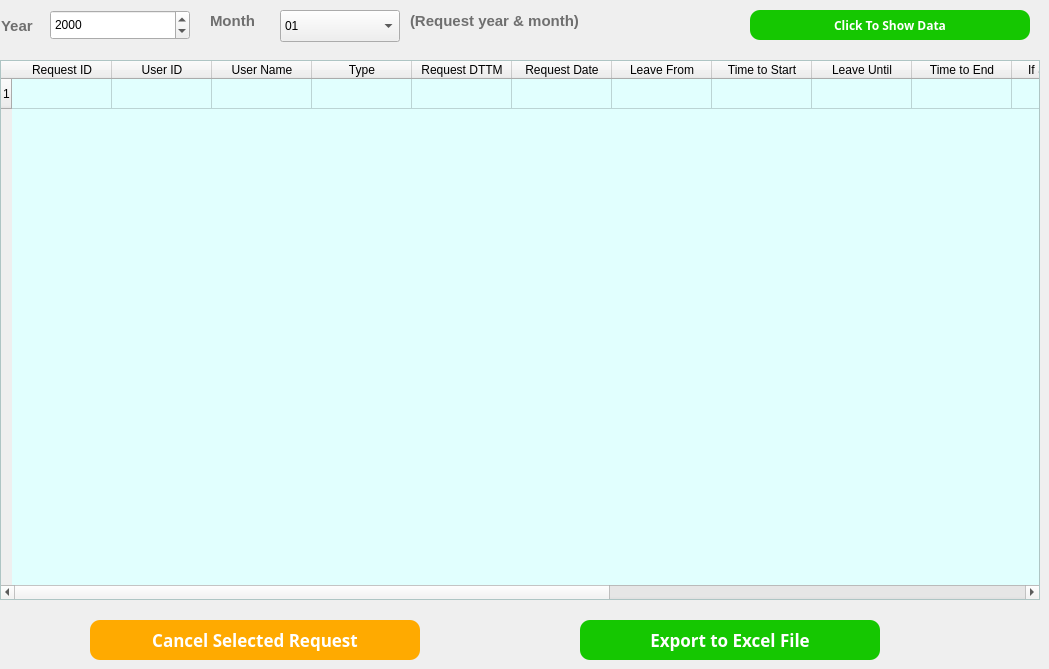
    <widget class="QWidget" name="tab_3">
     <attribute name="title">
      <string>Summary</string>
     </attribute>
     <widget class="QLabel" name="label_39">
      <property name="geometry">
       <rect>
        <x>1</x>
        <y>5</y>
        <width>50</width>
        <height>41</height>
       </rect>
      </property>
      <property name="font">
       <font>
        <family>Microsoft JhengHei UI</family>
        <pointsize>11</pointsize>
        <weight>75</weight>
        <bold>true</bold>
       </font>
      </property>
      <property name="styleSheet">
       <string notr="true">QLabel
{
	font-size:11pt;
	color:rgb(111,111,111);
}</string>
      </property>
      <property name="text">
       <string>Year</string>
      </property>
     </widget>
     <widget class="QLabel" name="label_42">
      <property name="geometry">
       <rect>
        <x>210</x>
        <y>0</y>
        <width>71</width>
        <height>41</height>
       </rect>
      </property>
      <property name="font">
       <font>
        <family>Microsoft JhengHei UI</family>
        <pointsize>11</pointsize>
        <weight>75</weight>
        <bold>true</bold>
       </font>
      </property>
      <property name="styleSheet">
       <string notr="true">QLabel
{
	font-size:11pt;
	color:rgb(111,111,111);
}</string>
      </property>
      <property name="text">
       <string>Month</string>
      </property>
     </widget>
     <widget class="QComboBox" name="comboBox_6">
      <property name="geometry">
       <rect>
        <x>280</x>
        <y>10</y>
        <width>120</width>
        <height>32</height>
       </rect>
      </property>
      <property name="autoFillBackground">
       <bool>false</bool>
      </property>
      <property name="styleSheet">
       <string notr="true">QComboBox
    {font-family:Microsoft Yahei;
    /*字体大小为20点*/
	color:color:rgb(74, 74, 74);
   font-size:12pt;

}

</string>
      </property>
      <property name="editable">
       <bool>false</bool>
      </property>
      <property name="currentText">
       <string>01</string>
      </property>
      <property name="currentIndex">
       <number>0</number>
      </property>
      <property name="insertPolicy">
       <enum>QComboBox::InsertAtBottom</enum>
      </property>
      <property name="frame">
       <bool>true</bool>
      </property>
      <item>
       <property name="text">
        <string>01</string>
       </property>
      </item>
      <item>
       <property name="text">
        <string>02</string>
       </property>
      </item>
      <item>
       <property name="text">
        <string>03</string>
       </property>
      </item>
      <item>
       <property name="text">
        <string>04</string>
       </property>
      </item>
      <item>
       <property name="text">
        <string>05</string>
       </property>
      </item>
      <item>
       <property name="text">
        <string>06</string>
       </property>
      </item>
      <item>
       <property name="text">
        <string>07</string>
       </property>
      </item>
      <item>
       <property name="text">
        <string>08</string>
       </property>
      </item>
      <item>
       <property name="text">
        <string>09</string>
       </property>
      </item>
      <item>
       <property name="text">
        <string>10</string>
       </property>
      </item>
      <item>
       <property name="text">
        <string>11</string>
       </property>
      </item>
      <item>
       <property name="text">
        <string>12</string>
       </property>
      </item>
      <item>
       <property name="text">
        <string>All</string>
       </property>
      </item>
     </widget>
     <widget class="QDateEdit" name="dateEdit_6">
      <property name="geometry">
       <rect>
        <x>50</x>
        <y>10</y>
        <width>140</width>
        <height>30</height>
       </rect>
      </property>
      <property name="styleSheet">
       <string notr="true">QDateEdit
{
    /*字体为微软雅黑*/
    font-family:Microsoft Yahei;
    /*字体大小为20点*/
	color:color:rgb(74, 74, 74);
   font-size:12pt;
	background-color:rgb(255, 255, 255);
}

QLineEdit:hover
{
    /*背景颜色*/  
   background-color:rgb(229, 242, 255);
}

QLineEdit:focus
{
    /*背景颜色*/  
   background-color:rgb(229, 242, 255);
}</string>
      </property>
      <property name="displayFormat">
       <string notr="true">yyyy</string>
      </property>
     </widget>
     <widget class="QPushButton" name="pushButton_7">
      <property name="geometry">
       <rect>
        <x>90</x>
        <y>620</y>
        <width>330</width>
        <height>40</height>
       </rect>
      </property>
      <property name="font">
       <font>
        <family>Microsoft Yahei</family>
        <pointsize>13</pointsize>
        <weight>75</weight>
        <bold>true</bold>
       </font>
      </property>
      <property name="styleSheet">
       <string notr="true">QPushButton
{
    /*字体为微软雅黑*/
    font-family:Microsoft Yahei;
    /*字体大小为20点*/
    font-size:13pt;
    /*字体颜色为白色*/    
    color:white;
    /*背景颜色*/  
    background-color:rgb(255, 170, 0);
    /*边框圆角半径为8像素*/ 
    border-radius:10px;
}

/*按钮停留态*/
QPushButton:hover
{
    /*背景颜色*/  
    background-color:rgb(230, 153, 0);
    padding-left:-3px;
    /*上内边距为3像素，让按下时字向下移动3像素*/  
    padding-top:-3px;

}

/*按钮按下态*/
QPushButton:pressed
{
    /*背景颜色*/  
    background-color:rgb(197, 128, 0);
    /*左内边距为3像素，让按下时字向右移动3像素*/  
    padding-left:3px;
    /*上内边距为3像素，让按下时字向下移动3像素*/  
    padding-top:3px;

}</string>
      </property>
      <property name="text">
       <string>Cancel Selected Request</string>
      </property>
     </widget>
     <widget class="QPushButton" name="pushButton_2">
      <property name="geometry">
       <rect>
        <x>580</x>
        <y>620</y>
        <width>300</width>
        <height>40</height>
       </rect>
      </property>
      <property name="font">
       <font>
        <family>Microsoft Yahei</family>
        <pointsize>13</pointsize>
        <weight>75</weight>
        <bold>true</bold>
       </font>
      </property>
      <property name="styleSheet">
       <string notr="true">QPushButton

{
    /*字体为微软雅黑*/
    font-family:Microsoft Yahei;
    /*字体大小为20点*/
    font-size:13pt;
    /*字体颜色为白色*/    
    color:white;
    /*背景颜色*/  
    background-color:rgb(21, 199, 1);
    /*边框圆角半径为8像素*/ 
    border-radius:10px;

}

/*按钮停留态*/
QPushButton:hover
{
    /*背景颜色*/  
    background-color:rgb(21, 175, 0);
    padding-left:-3px;
    /*上内边距为3像素，让按下时字向下移动3像素*/  
    padding-top:-3px;

}

/*按钮按下态*/
QPushButton:pressed
{
    /*背景颜色*/  
    background-color:rgb(0, 113, 0);
    /*左内边距为3像素，让按下时字向右移动3像素*/  
    padding-left:3px;
    /*上内边距为3像素，让按下时字向下移动3像素*/  
    padding-top:3px;
;
}</string>
      </property>
      <property name="text">
       <string>Export to Excel File</string>
      </property>
     </widget>
     <widget class="QPushButton" name="pushButton_16">
      <property name="geometry">
       <rect>
        <x>750</x>
        <y>10</y>
        <width>280</width>
        <height>30</height>
       </rect>
      </property>
      <property name="font">
       <font>
        <family>Microsoft Yahei</family>
        <pointsize>9</pointsize>
        <weight>75</weight>
        <bold>true</bold>
       </font>
      </property>
      <property name="styleSheet">
       <string notr="true">QPushButton

{
    /*字体为微软雅黑*/
    font-family:Microsoft Yahei;
    /*字体大小为20点*/
    font-size:9pt;
    /*字体颜色为白色*/    
    color:white;
    /*背景颜色*/  
    background-color:rgb(21, 199, 1);
    /*边框圆角半径为8像素*/ 
    border-radius:10px;

}

/*按钮停留态*/
QPushButton:hover
{
    /*背景颜色*/  
    background-color:rgb(21, 175, 0);
    padding-left:-3px;
    /*上内边距为3像素，让按下时字向下移动3像素*/  
    padding-top:-3px;
	font-size:10pt;
}

/*按钮按下态*/
QPushButton:pressed
{
    /*背景颜色*/  
    background-color:rgb(0, 113, 0);
    /*左内边距为3像素，让按下时字向右移动3像素*/  
    padding-left:3px;
    /*上内边距为3像素，让按下时字向下移动3像素*/  
    padding-top:3px;
    font-size:9pt;
}</string>
      </property>
      <property name="text">
       <string>Click To Show Data</string>
      </property>
     </widget>
     <widget class="QLabel" name="label_44">
      <property name="geometry">
       <rect>
        <x>410</x>
        <y>0</y>
        <width>261</width>
        <height>41</height>
       </rect>
      </property>
      <property name="font">
       <font>
        <family>Microsoft JhengHei UI</family>
        <pointsize>11</pointsize>
        <weight>75</weight>
        <bold>true</bold>
       </font>
      </property>
      <property name="styleSheet">
       <string notr="true">QLabel
{
	font-size:11pt;
	color:rgb(111,111,111);
}</string>
      </property>
      <property name="text">
       <string>(Request year &amp; month)</string>
      </property>
     </widget>
     <widget class="QTableWidget" name="tableWidget">
      <property name="geometry">
       <rect>
        <x>0</x>
        <y>60</y>
        <width>1040</width>
        <height>540</height>
       </rect>
      </property>
      <property name="styleSheet">
       <string notr="true">QTableWidget
{
	background-color: rgb(225, 255, 254);

}

QTableWidget::item:selected {
    background-color: #C1272D;
}</string>
      </property>
      <property name="frameShape">
       <enum>QFrame::StyledPanel</enum>
      </property>
      <property name="frameShadow">
       <enum>QFrame::Sunken</enum>
      </property>
      <property name="sizeAdjustPolicy">
       <enum>QAbstractScrollArea::AdjustToContentsOnFirstShow</enum>
      </property>
      <property name="selectionBehavior">
       <enum>QAbstractItemView::SelectRows</enum>
      </property>
      <property name="showGrid">
       <bool>true</bool>
      </property>
      <property name="gridStyle">
       <enum>Qt::SolidLine</enum>
      </property>
      <property name="sortingEnabled">
       <bool>true</bool>
      </property>
      <property name="rowCount">
       <number>1</number>
      </property>
      <property name="columnCount">
       <number>17</number>
      </property>
      <attribute name="horizontalHeaderCascadingSectionResizes">
       <bool>true</bool>
      </attribute>
      <attribute name="verticalHeaderShowSortIndicator" stdset="0">
       <bool>false</bool>
      </attribute>
      <attribute name="verticalHeaderStretchLastSection">
       <bool>false</bool>
      </attribute>
      <row/>
      <column>
       <property name="text">
        <string>Request ID</string>
       </property>
       <property name="background">
        <color>
         <red>36</red>
         <green>236</green>
         <blue>239</blue>
        </color>
       </property>
      </column>
      <column>
       <property name="text">
        <string>User ID</string>
       </property>
      </column>
      <column>
       <property name="text">
        <string>User Name</string>
       </property>
      </column>
      <column>
       <property name="text">
        <string>Type</string>
       </property>
      </column>
      <column>
       <property name="text">
        <string>Request DTTM</string>
       </property>
      </column>
      <column>
       <property name="text">
        <string>Request Date</string>
       </property>
      </column>
      <column>
       <property name="text">
        <string>Leave From</string>
       </property>
      </column>
      <column>
       <property name="text">
        <string>Time to Start</string>
       </property>
      </column>
      <column>
       <property name="text">
        <string>Leave Until</string>
       </property>
      </column>
      <column>
       <property name="text">
        <string>Time to End</string>
       </property>
      </column>
      <column>
       <property name="text">
        <string>If Single Day</string>
       </property>
      </column>
      <column>
       <property name="text">
        <string>Duration</string>
       </property>
      </column>
      <column>
       <property name="text">
        <string>Remarks</string>
       </property>
      </column>
      <column>
       <property name="text">
        <string>Leader</string>
       </property>
      </column>
      <column>
       <property name="text">
        <string>DM</string>
       </property>
      </column>
      <column>
       <property name="text">
        <string>HR</string>
       </property>
      </column>
      <column>
       <property name="text">
        <string>MD</string>
       </property>
      </column>
     </widget>
    </widget>
